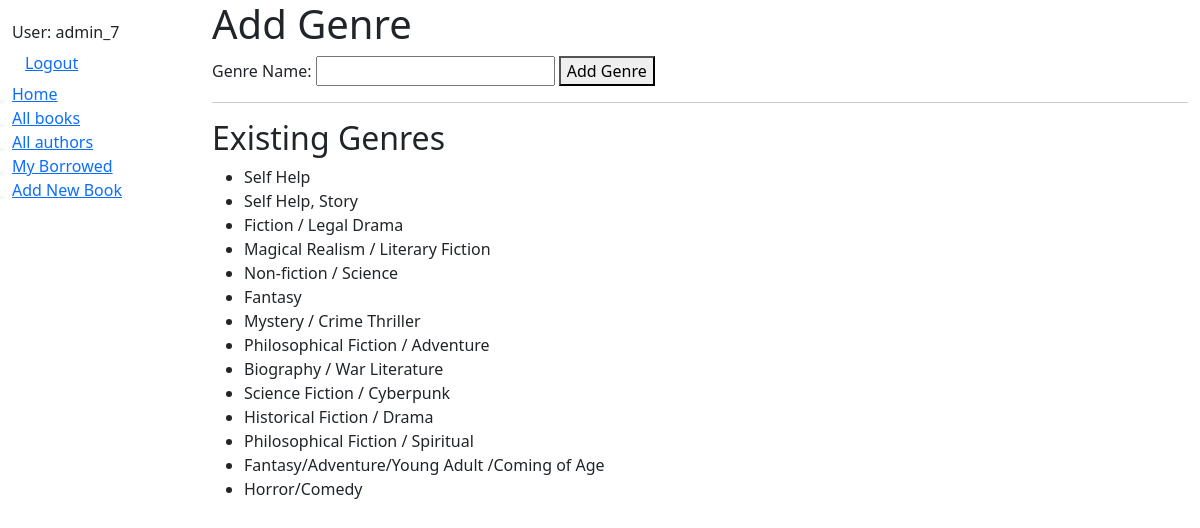
The page /catalog/addgenre/ (signed in) on the database its author committed.
### myapp/models.py (models this page shows, shortened)
class Genre(models.Model):
    name = models.CharField(
        max_length=200,
        unique=True,
        help_text="Enter a book genre (e.g. Science Fiction, French Poetry etc.)"
    )
    class Meta:
        constraints = [
            UniqueConstraint(
                Lower('name'),
                name='genre_name_case_insensitive_unique',
                violation_error_message = "Genre already exists (case insensitive match)"
            ),
        ]

### myapp/views.py (the view)
# urls.py: path('addgenre/',views.add_genre, name='add-genre'),
@login_required
def add_genre(request):
    if request.method=='POST':
      name=request.POST.get('name')
      if name:
        Genre.objects.create(name=name)
      return redirect ('add-genre')
    queryset=Genre.objects.all()
    return render(request, 'add_genre.html', {'genres': queryset})

### myapp/templates/add_genre.html (shortened to what this page needs)
{% extends 'base.html'%}
{% block content %}
<h1>Add Genre</h1>
<form method="post" action="">
    <label for="id_name">Genre Name:</label>
    <input type="text" name="name" id="id_name" required>
    <button type="submit">Add Genre</button>
</form>
<hr>
<h2>Existing Genres</h2>
<ul>
    {% for genre in genres %}
        <li>{{ genre.name }}</li>
    {% empty %}
        <li>No genres yet.</li>
    {% endfor %}
</ul>
{% endblock %}

### myapp/templates/base.html (shortened to what this page needs)
<!doctype html>
<html lang="en">
  <head>
    <link href="https://cdn.jsdelivr.net/npm/bootstrap@5.3.3/dist/css/bootstrap.min.css"
      rel="stylesheet"
>
    {% load static %}
    <link rel="stylesheet" href="{% static 'css/styles.css' %}" />
  </head>
  <body>
    <div class="container-fluid">
      <div class="row">
        <div class="col-sm-2">
          {% block sidebar %}
            <ul class="sidebar-nav">
                  <ul class="sidebar-nav">
    {% if user.is_authenticated %}
     <li>User: {{ user.get_username }}</li>
   <li>
       <form id="logout-form" method="post" action="{% url 'logout' %}">
         <button type="submit" class="btn btn-link">Logout</button>
         <li><a href="{% url 'index' %}">Home</a></li>
         <li><a href="{% url 'books' %}">All books</a></li>
         <li><a href="{% url 'book-author' %}">All authors</a></li>
         <li><a href="{% url 'my-borrowed' %}">My Borrowed</a></li>
         <li><a href="{% url 'add-book' %}">Add New Book</a></li>
         </ul>
    {% else %}
    <li><a href="{% url 'login' %}?next={{ request.path }}">Login</a></li>
</ul>
     {% endif %}
        {% endblock %}
        </div>
        <div class="col-sm-10 ">{% block content %}{% endblock %}</div>
      </div>
    </div>
  </body>
</html>

### myapp/templates/styles.css (style rules this page uses)
.sidebar-nav { margin-top: 20px; padding: 0; list-style: none; }

### rows shown on the page
Genre: name "Self Help"
Genre: name "Self Help, Story"
Genre: name "Fiction / Legal Drama"
Genre: name "Magical Realism / Literary Fiction"
Genre: name "Non-fiction / Science"
Genre: name "Fantasy"
Genre: name "Mystery / Crime Thriller"
Genre: name "Philosophical Fiction / Adventure"
Genre: name "Biography / War Literature"
Genre: name "Science Fiction / Cyberpunk"
Genre: name "Historical Fiction / Drama"
Genre: name "Philosophical Fiction / Spiritual"
Genre: name "Fantasy/Adventure/Young Adult /Coming of Age"
Genre: name "Horror/Comedy"

### other values the page prints
{{ user.get_username }} "admin_7"
